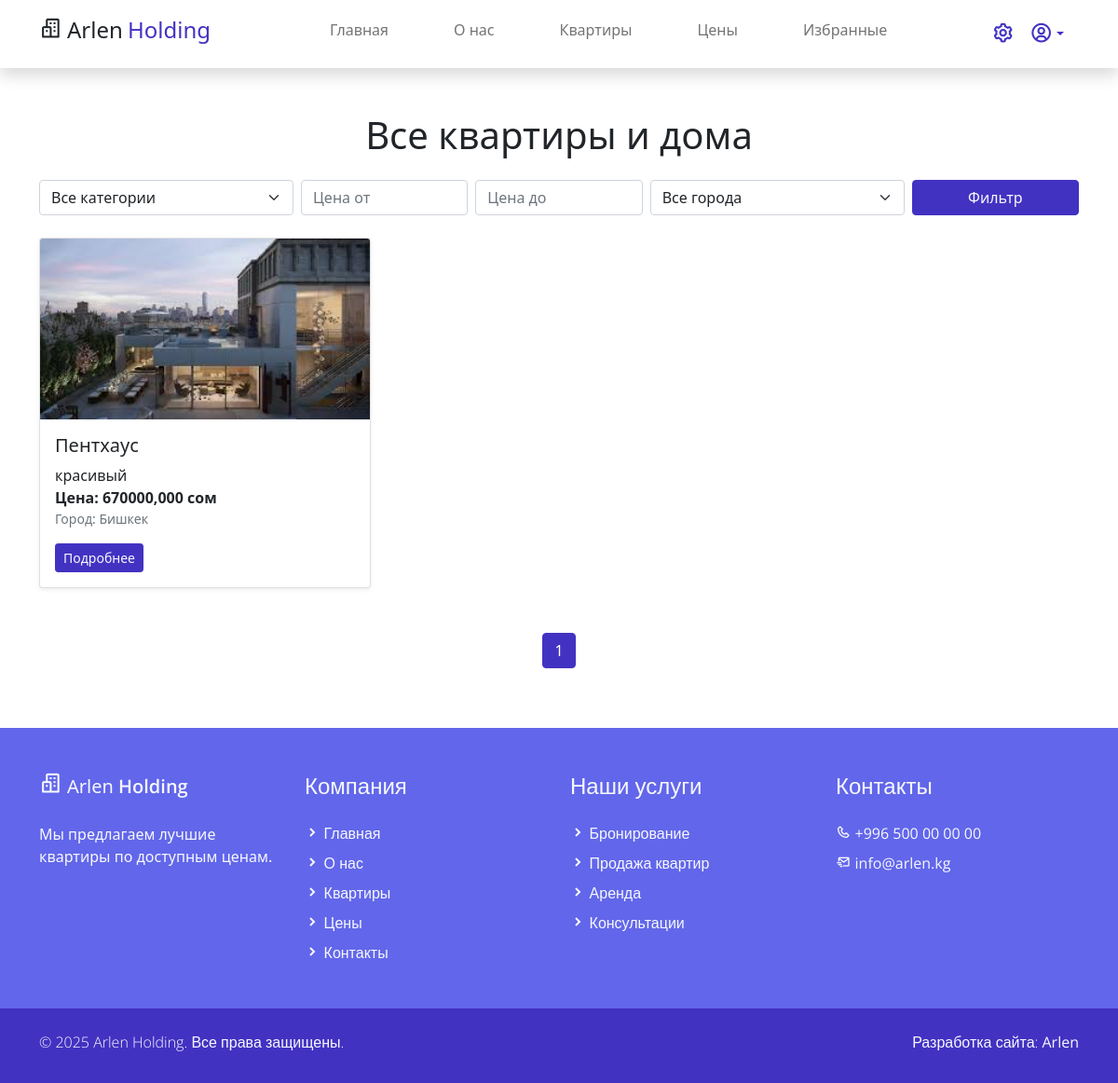
Page /estates/ on the committed database.
### product/models.py (models this page shows)
class Estate(models.Model):
    title = models.CharField(max_length=100, verbose_name='Название')
    category = models.ForeignKey(Category, on_delete=models.PROTECT, verbose_name='Категория')
    cover = models.ImageField(upload_to='media/products_image', verbose_name='Обложка')
    area = models.DecimalField(decimal_places=1, max_digits=10, verbose_name='Площадь в метрах')
    city = models.ForeignKey(City, on_delete=models.PROTECT, verbose_name='Город')
    district = models.ForeignKey(District, on_delete=models.PROTECT, verbose_name='Улица')
    geo = models.TextField(verbose_name='Геолокация')
    price = models.DecimalField(decimal_places=3, max_digits=12, verbose_name='Цена')
    descriptions = models.TextField(verbose_name='Описание')
    video = models.FileField(upload_to='media/product_video', verbose_name='Видео')
    is_active = models.BooleanField(default=True)
    created_at = models.DateTimeField(auto_now_add=True, verbose_name='Дата создания')
    update_at = models.DateTimeField(auto_now=True, verbose_name='Последнее обновление')
    class Meta:
        verbose_name = 'Недвижимость'
        verbose_name_plural = 'Недвижимости'

class City(models.Model):
    title = models.CharField(max_length=50, verbose_name='Название')
    def __str__(self):
        return self.title

### product/views.py (the view, shortened to what this page needs)
# urls.py: path("estates/", views.estate_list_view, name="estate_list"),
def estate_list_view(request):
    user = request.user
    categories = Category.objects.all()
    parent_categories = Category.objects.filter(parent_category__isnull=True)
    category_id = request.GET.get('category')
    min_price = request.GET.get('min_price')
    max_price = request.GET.get('max_price')
    city_id = request.GET.get('city')  # Здесь ID города
    current_category = None
    estates = Estate.objects.filter(is_active=True)
    if min_price:
        estates = estates.filter(price__gte=min_price)
    if max_price:
        estates = estates.filter(price__lte=max_price)
    if city_id:
        try:
            city_obj = City.objects.get(id=city_id)
            estates = estates.filter(city=city_obj)
        except City.DoesNotExist:
            city_obj = None
    else:
        city_obj = None
    paginator = Paginator(estates.order_by('-created_at'), 9)
    page_number = request.GET.get('page')
    page_obj = paginator.get_page(page_number)
    if user.is_authenticated:
        liked_ids = set(Favorite.objects.filter(user=user, estate__in=page_obj).values_list('estate_id', flat=True))
    else:
        liked_ids = set()
    estates_with_likes = [
        {'estate': estate, 'liked': estate.id in liked_ids}
        for estate in page_obj
    ]
    cities = City.objects.all()
    return render(request, 'main/estate_list.html', {
        'categories': categories,
        'parent_categories': parent_categories,
        'current_category': current_category,
        'page_obj': page_obj,
        'estates_with_likes': estates_with_likes,
        'cities': cities,
        'min_price': min_price,
        'max_price': max_price,
        'selected_city': city_id,
    })

### product/templates/main/estate_list.html (shortened to what this page needs)
{% extends "base.html" %}
{% load static %}
{% block content %}
<div class="container py-5">
    <h1 class="text-center mb-4">Все квартиры и дома</h1>
    <form method="get" class="mb-4">
        <div class="row g-2">
            <div class="col-md-3">
                <select name="category" class="form-select">
                    <option value="">Все категории</option>
                </select>
            </div>
            <div class="col-md-2">
                <input type="number" name="min_price" class="form-control" placeholder="Цена от" value="{{ min_price }}">
            </div>
            <div class="col-md-2">
                <input type="number" name="max_price" class="form-control" placeholder="Цена до" value="{{ max_price }}">
            </div>
            <div class="col-md-3">
<select name="city" class="form-select">
    <option value="">Все города</option>
</select>
            </div>
            <div class="col-md-2">
                <button type="submit" class="btn btn-primary w-100">Фильтр</button>
            </div>
        </div>
    </form>
    <div class="row">
        {% for item in estates_with_likes %}
            {% with estate=item.estate %}
                <div class="col-md-4 mb-4">
                    <div class="card shadow-sm h-100">
                        <img src="{{ estate.cover.url }}" class="card-img-top" alt="{{ estate.title }}">
                        <div class="card-body d-flex flex-column">
                            <h5 class="card-title">{{ estate.title }}</h5>
                            <p class="card-text">
                                {{ estate.descriptions|truncatewords:20 }}
                                <br>
                                <strong>Цена: {{ estate.price }} сом</strong><br>
                                <small class="text-muted">Город: {{ estate.city }}</small>
                            </p>
                            <div class="mt-auto">
                                <a href="{% url 'detail' estate.id %}" class="btn btn-sm btn-primary">Подробнее</a>
                            </div>
                        </div>
                    </div>
                </div>
            {% endwith %}
        {% empty %}
            <p class="text-center">Нет объектов, соответствующих фильтрам.</p>
        {% endfor %}
    </div>
    <div class="d-flex justify-content-center mt-4">
        <nav>
            <ul class="pagination">
                {% for num in page_obj.paginator.page_range %}
                    <li class="page-item {% if page_obj.number == num %}active{% endif %}">
                        <a class="page-link" href="?page={{ num }}">{{ num }}</a>
                    </li>
                {% endfor %}
            </ul>
        </nav>
    </div>
</div>
{% endblock %}

### static/assets/css/templatemo.css (style rules this page uses)
html { font-family: 'Open Sans', sans-serif; }
p, a { font-weight: 400; }

### rows in the picture
Estate: estate.cover (picture), estate "Пентхаус", estate.descriptions "красивый", estate.price "670000,000", estate.city "Бишкек"

### other values in the picture
{{ num }} "1"
